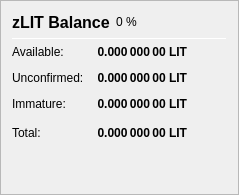
                   <widget class="QFrame" name="frame_ZerocoinBalances">
                    <property name="frameShape">
                     <enum>QFrame::StyledPanel</enum>
                    </property>
                    <property name="frameShadow">
                     <enum>QFrame::Raised</enum>
                    </property>
                    <layout class="QVBoxLayout" name="verticalLayout_7">
                     <item>
                      <layout class="QHBoxLayout" name="horizontalLayout_8" stretch="0,0,0">
                       <item>
                        <widget class="QLabel" name="label_5z_3">
                         <property name="minimumSize">
                          <size>
                           <width>0</width>
                           <height>20</height>
                          </size>
                         </property>
                         <property name="font">
                          <font>
                           <pointsize>12</pointsize>
                           <weight>75</weight>
                           <bold>true</bold>
                          </font>
                         </property>
                         <property name="text">
                          <string>zLIT Balance</string>
                         </property>
                        </widget>
                       </item>
                       <item>
                        <widget class="QLabel" name="labelzLITPercent">
                         <property name="text">
                          <string notr="true">0 %</string>
                         </property>
                        </widget>
                       </item>
                       <item>
                        <spacer name="horizontalSpacer_11">
                         <property name="orientation">
                          <enum>Qt::Horizontal</enum>
                         </property>
                         <property name="sizeHint" stdset="0">
                          <size>
                           <width>40</width>
                           <height>20</height>
                          </size>
                         </property>
                        </spacer>
                       </item>
                      </layout>
                     </item>
                     <item>
                      <widget class="Line" name="line_ZerocoinBalance">
                       <property name="minimumSize">
                        <size>
                         <width>0</width>
                         <height>1</height>
                        </size>
                       </property>
                       <property name="maximumSize">
                        <size>
                         <width>16777215</width>
                         <height>1</height>
                        </size>
                       </property>
                       <property name="orientation">
                        <enum>Qt::Horizontal</enum>
                       </property>
                      </widget>
                     </item>
                     <item>
                      <layout class="QGridLayout" name="gridLayout_5">
                       <property name="spacing">
                        <number>12</number>
                       </property>
                       <item row="1" column="0">
                        <widget class="QLabel" name="labelzBalanceMatureText">
                         <property name="toolTip">
                          <string>Mature: more than 20 confirmation and more than 1 mint of the same denomination after it was minted.
These zLIT are spendable.</string>
                         </property>
                         <property name="text">
                          <string>Available:</string>
                         </property>
                        </widget>
                       </item>
                       <item row="1" column="1">
                        <widget class="QLabel" name="labelzBalanceMature">
                         <property name="font">
                          <font>
                           <weight>75</weight>
                           <bold>true</bold>
                          </font>
                         </property>
                         <property name="toolTip">
                          <string>Mature: more than 20 confirmation and more than 1 mint of the same denomination after it was minted.
These zLIT are spendable.</string>
                         </property>
                         <property name="text">
                          <string notr="true">0.000 000 00 LIT</string>
                         </property>
                         <property name="alignment">
                          <set>Qt::AlignRight|Qt::AlignTrailing|Qt::AlignVCenter</set>
                         </property>
                        </widget>
                       </item>
                       <item row="2" column="0">
                        <widget class="QLabel" name="labelzBalanceUnconfirmedText">
                         <property name="toolTip">
                          <string>Unconfirmed: less than 20 confirmations
Immature: confirmed, but less than 1 mint of the same denomination after it was minted</string>
                         </property>
                         <property name="text">
                          <string>Unconfirmed:</string>
                         </property>
                        </widget>
                       </item>
                       <item row="2" column="1">
                        <widget class="QLabel" name="labelzBalanceUnconfirmed">
                         <property name="font">
                          <font>
                           <weight>75</weight>
                           <bold>true</bold>
                          </font>
                         </property>
                         <property name="toolTip">
                          <string>Unconfirmed: less than 20 confirmations
Immature: confirmed, but less than 1 mint of the same denomination after it was minted</string>
                         </property>
                         <property name="text">
                          <string notr="true">0.000 000 00 LIT</string>
                         </property>
                         <property name="alignment">
                          <set>Qt::AlignRight|Qt::AlignTrailing|Qt::AlignVCenter</set>
                         </property>
                        </widget>
                       </item>
                       <item row="3" column="0">
                        <widget class="QLabel" name="labelzBalanceImmatureText">
                         <property name="toolTip">
                          <string>Unconfirmed: less than 20 confirmations
Immature: confirmed, but less than 1 mint of the same denomination after it was minted</string>
                         </property>
                         <property name="text">
                          <string>Immature:</string>
                         </property>
                        </widget>
                       </item>
                       <item row="3" column="1">
                        <widget class="QLabel" name="labelzBalanceImmature">
                         <property name="font">
                          <font>
                           <weight>75</weight>
                           <bold>true</bold>
                          </font>
                         </property>
                         <property name="toolTip">
                          <string>Unconfirmed: less than 20 confirmations
Immature: confirmed, but less than 1 mint of the same denomination after it was minted</string>
                         </property>
                         <property name="text">
                          <string notr="true">0.000 000 00 LIT</string>
                         </property>
                         <property name="alignment">
                          <set>Qt::AlignRight|Qt::AlignTrailing|Qt::AlignVCenter</set>
                         </property>
                        </widget>
                       </item>
                       <item row="4" column="0">
                        <widget class="QLabel" name="labelzBalanceText">
                         <property name="toolTip">
                          <string>Your current zLIT balance, unconfirmed and immature zLIT included.</string>
                         </property>
                         <property name="text">
                          <string>Total:</string>
                         </property>
                        </widget>
                       </item>
                       <item row="4" column="1">
                        <widget class="QLabel" name="labelzBalance">
                         <property name="font">
                          <font>
                           <weight>75</weight>
                           <bold>true</bold>
                          </font>
                         </property>
                         <property name="cursor">
                          <cursorShape>IBeamCursor</cursorShape>
                         </property>
                         <property name="toolTip">
                          <string>Your current zLIT balance, unconfirmed and immature zLIT included.</string>
                         </property>
                         <property name="text">
                          <string notr="true">0.000 000 00 LIT</string>
                         </property>
                         <property name="alignment">
                          <set>Qt::AlignRight|Qt::AlignTrailing|Qt::AlignVCenter</set>
                         </property>
                         <property name="textInteractionFlags">
                          <set>Qt::LinksAccessibleByMouse|Qt::TextSelectableByKeyboard|Qt::TextSelectableByMouse</set>
                         </property>
                        </widget>
                       </item>
                       <item row="4" column="2">
                        <spacer name="horizontalSpacer_4">
                         <property name="orientation">
                          <enum>Qt::Horizontal</enum>
                         </property>
                         <property name="sizeHint" stdset="0">
                          <size>
                           <width>40</width>
                           <height>20</height>
                          </size>
                         </property>
                        </spacer>
                       </item>
                      </layout>
                     </item>
                     <item>
                      <spacer name="verticalSpacer_4">
                       <property name="orientation">
                        <enum>Qt::Vertical</enum>
                       </property>
                       <property name="sizeHint" stdset="0">
                        <size>
                         <width>20</width>
                         <height>40</height>
                        </size>
                       </property>
                      </spacer>
                     </item>
                    </layout>
                   </widget>
